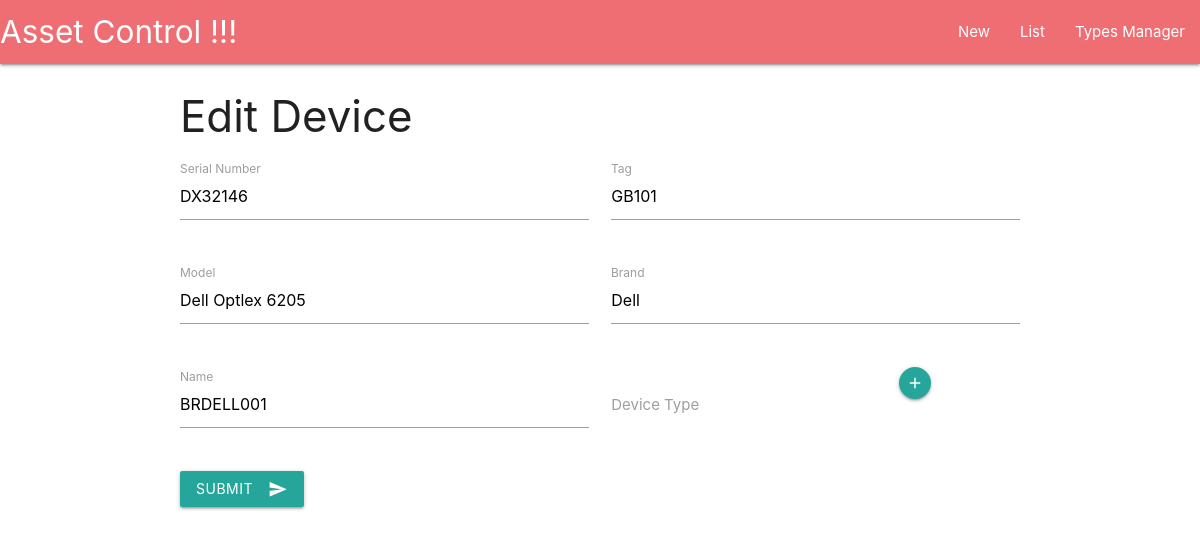
/devices/1/, run on the app's committed database.
### devices/models.py (models this page shows, shortened)
class Device(models.Model):
    serial_number = models.CharField(max_length=40, null=False, blank=False)
    tag = models.CharField(max_length=20, null=False, blank=True)
    model = models.CharField(max_length=30, null=False, blank=False)
    brand = models.CharField(max_length=30, null=False, blank=False)
    name = models.CharField(max_length=40, null=False, blank=False)
    type = models.ForeignKey(Type, related_name='devices', null=False)
    created = models.DateField(auto_created=True, auto_now_add=True)

### devices/views.py (the view, shortened to what this page needs)
# urls.py: url(r'^devices/(?P<pk>[0-9]+)/$', views.DeviceUpdateView.as_view(), name='update'),
class DeviceUpdateView(UpdateView):
    model = Device
    form_class = DeviceForm
    template_name = 'devices/form.html'

### devices/forms.py
class DeviceForm(ModelForm):
    class Meta:
        model = Device
        exclude = ['created']

### devices/models.py (called while the page is built)
    def __str__(self):
        return self.name

### devices/templates/devices/form.html (shortened to what this page needs)
{% extends 'app/base.html' %}
{% block content  %}
    {% if form.instance.pk %}
        <h3>Edit Device</h3>
    {% else %}
        <h3>New Device</h3>
    {% endif %}
    <form action="" method="POST" class="col s12">
        <div class="row">
            <div class="input-field col s6">
                <input id="serial_number" type="text" class="validade" name="serial_number"
                    value="{{ form.serial_number.value|default:''}}">
                <label for="serial_number">Serial Number</label>
            </div>
            <div class="input-field col s6">
                <input id="tag" type="text" class="validade" name="tag"
                    value="{{ form.tag.value|default:''}}">
                <label for="tag">Tag</label>
            </div>
        </div>
        <div class="row">
            <div class="input-field col s6">
                <input id="model" type="text" class="validade" name="model"
                    value="{{ form.model.value|default:''}}">
                <label for="model">Model</label>
            </div>
            <div class="input-field col s6">
                <input id="brand" type="text" class="validade" name="brand"
                    value="{{ form.brand.value|default:''}}">
                <label for="brand">Brand</label>
            </div>
        </div>
        <div class="row">
            <div class="input-field col s6">
                <input id="name" type="text" class="validade" name="name"
                    value="{{ form.name.value|default:''}}">
                <label for="name">Name</label>
            </div>
            <div class="col s6">
                <div class="row">
                    <div class="col s8 input-field">
                        <label>Device Type</label>
                    </div>
                    <div class="col s4">
                        <a class="btn-floating btn-small waves-effect waves-light modal-trigger" href="#modal1"><i class="material-icons">add</i></a>
                    </div>
                </div>
            </div>
        </div>
        <button class="btn waves-effect waves-light" type="submit" name="action">Submit
            <i class="material-icons right">send</i>
        </button>
    </form>
{% endblock %}
{% block extras %}
    {% load staticfiles %}
{% endblock %}

### data on the page
Device: serial_number "DX32146", tag "GB101", model "Dell Optlex 6205", brand "Dell", name "BRDELL001"
